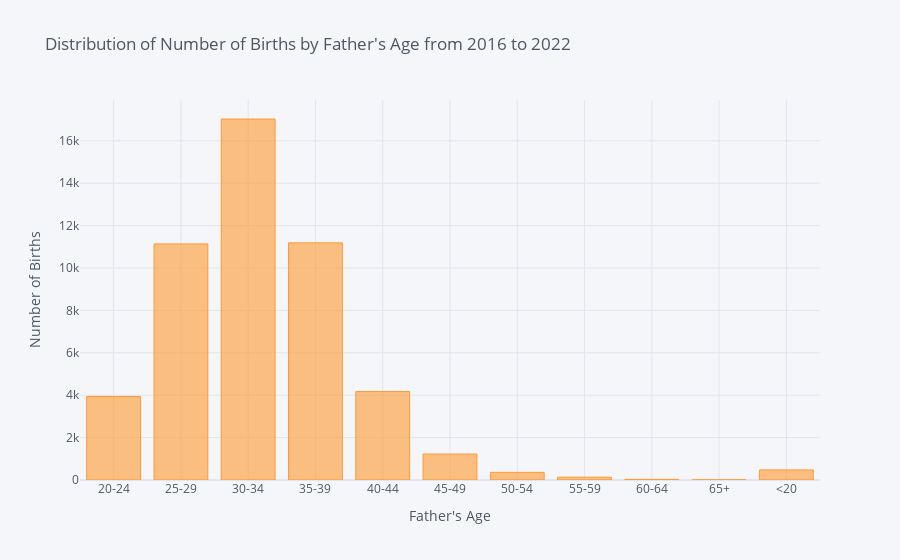

Notebook cell for this chart:
### Markdown cell above
To easily work with the data, I'll separate it for each year

### Code cell
df_father = df.groupby('AGE OF FATHER')
df_father.sum('COUNT').iplot(kind='bar', y='COUNT', title="Distribution of Number of Births by Father's Age from 2016 to 2022"
                             , xTitle="Father's Age", yTitle="Number of Births")

### Figure 1 — Plotly figure (JSON) as saved in the notebook; plotly's stock layout.template omitted (floating-point values rounded to 4 significant figures)
{"data": [{"marker": {"color": "rgba(255, 153, 51, 0.6)", "line": {"color": "rgba(255, 153, 51, 1.0)", "width": 1}}, "name": "COUNT", "orientation": "v", "text": "", "type": "bar", "x": ["20-24", "25-29", "30-34", "35-39", "40-44", "45-49", "50-54", "55-59", "60-64", "65+", "<20"], "y": [3940, 11137, 17029, 11186, 4172, 1225, 361, 131, 32, 11, 474]}], "layout": {"legend": {"bgcolor": "#F5F6F9", "font": {"color": "#4D5663"}}, "paper_bgcolor": "#F5F6F9", "plot_bgcolor": "#F5F6F9", "title": {"font": {"color": "#4D5663"}, "text": "Distribution of Number of Births by Father's Age from 2016 to 2022"}, "xaxis": {"gridcolor": "#E1E5ED", "showgrid": true, "tickfont": {"color": "#4D5663"}, "title": {"font": {"color": "#4D5663"}, "text": "Father's Age"}, "zerolinecolor": "#E1E5ED"}, "yaxis": {"gridcolor": "#E1E5ED", "showgrid": true, "tickfont": {"color": "#4D5663"}, "title": {"font": {"color": "#4D5663"}, "text": "Number of Births"}, "zerolinecolor": "#E1E5ED"}}}
